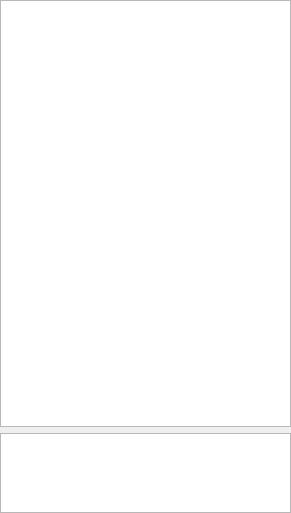
<?xml version="1.0" encoding="UTF-8"?>
<ui version="4.0">
 <class>propertyeditor</class>
 <widget class="QWidget" name="propertyeditor">
  <property name="geometry">
   <rect>
    <x>0</x>
    <y>0</y>
    <width>291</width>
    <height>513</height>
   </rect>
  </property>
  <property name="mouseTracking">
   <bool>true</bool>
  </property>
  <property name="windowTitle">
   <string>Form</string>
  </property>
  <layout class="QVBoxLayout" name="verticalLayout">
   <property name="leftMargin">
    <number>0</number>
   </property>
   <property name="topMargin">
    <number>0</number>
   </property>
   <property name="rightMargin">
    <number>0</number>
   </property>
   <property name="bottomMargin">
    <number>0</number>
   </property>
   <item>
    <widget class="QTreeView" name="view">
     <property name="editTriggers">
      <set>QAbstractItemView::CurrentChanged|QAbstractItemView::SelectedClicked</set>
     </property>
     <property name="alternatingRowColors">
      <bool>true</bool>
     </property>
    </widget>
   </item>
   <item>
    <widget class="QTextEdit" name="description">
     <property name="sizePolicy">
      <sizepolicy hsizetype="Expanding" vsizetype="Fixed">
       <horstretch>0</horstretch>
       <verstretch>0</verstretch>
      </sizepolicy>
     </property>
     <property name="maximumSize">
      <size>
       <width>16777215</width>
       <height>80</height>
      </size>
     </property>
     <property name="readOnly">
      <bool>true</bool>
     </property>
    </widget>
   </item>
  </layout>
  <action name="actionNew_Form">
   <property name="icon">
    <iconset>
     <normaloff>:/images/form_add_48.png</normaloff>:/images/form_add_48.png</iconset>
   </property>
   <property name="text">
    <string>New Form</string>
   </property>
   <property name="toolTip">
    <string>Create New form</string>
   </property>
  </action>
  <action name="actionOpen_From_File">
   <property name="icon">
    <iconset>
     <normaloff>:/images/newReport.png</normaloff>:/images/newReport.png</iconset>
   </property>
   <property name="text">
    <string>Open From File</string>
   </property>
   <property name="toolTip">
    <string>Open Form From File</string>
   </property>
  </action>
  <action name="actionDelete_Form">
   <property name="icon">
    <iconset>
     <normaloff>:/images/form_remove_48.png</normaloff>:/images/form_remove_48.png</iconset>
   </property>
   <property name="text">
    <string>Delete Form</string>
   </property>
   <property name="toolTip">
    <string>Delete Form</string>
   </property>
  </action>
 </widget>
 <resources/>
 <connections/>
</ui>
